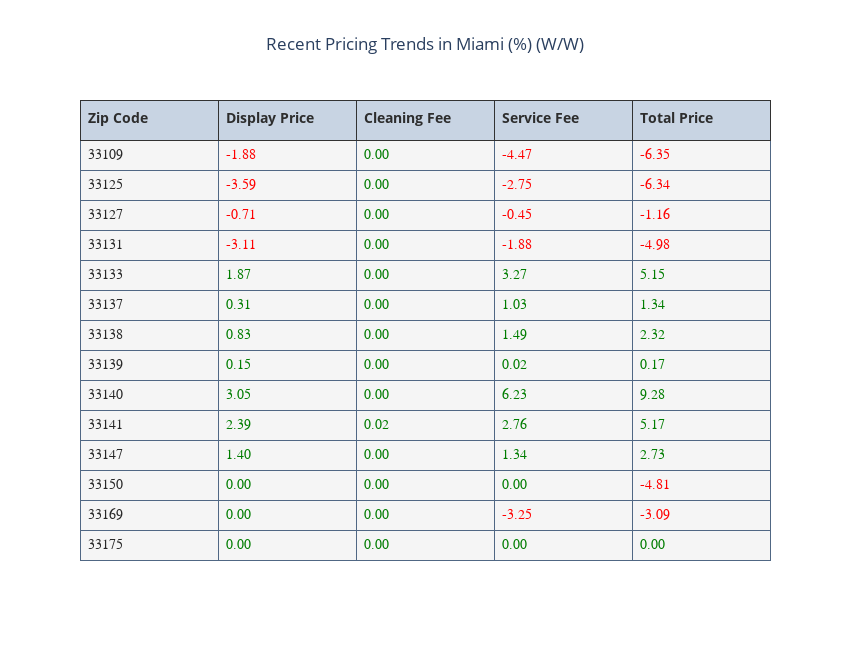

Notebook cell for this chart:
### Code cell
florida_price_trends = price_trend_wloc[price_trend_wloc['State'] == 'FL']
florida_price_trends_zip = florida_price_trends.groupby('zipcode').mean(['cleaning_fee_delta_pct','service_fee_delta_pct','total_price_delta_pct']).reset_index()
florida_price_trends_city = florida_price_trends.groupby('City').mean(['cleaning_fee_delta_pct','service_fee_delta_pct','total_price_delta_pct']).reset_index()
"""
florida_price_trends_fig = go.Figure()
florida_price_trends_fig.add_trace(go.Scatter(x=price_data_date['check_in'], y=price_data_date['cleaning_fee'],
                    mode='lines',
                    name='Cleaning Fee'))
florida_price_trends_fig.add_trace(go.Scatter(x=price_data_date['check_in'], y=price_data_date['service_fee'],
                    mode='lines',
                    name='Service Fee'))
florida_price_trends_fig.add_trace(go.Scatter(x=price_data_date['check_in'], y=price_data_date['total_price'],
                    mode='lines', 
                    name='Total Price'))
florida_price_trends_fig.update_layout(title_text="Pricing Data by Pull Time", xaxis_title='Date', yaxis_title='Price ($)')
filename = "newsletter_features/florida_price_trends_fig_june19.png"
florida_price_trends_fig.write_image(filename, engine='kaleido', width=2000, height=500)
florida_price_trends_fig.show()
"""
import plotly.graph_objects as go

zips = florida_price_trends_zip['zipcode']
vals = [florida_price_trends_zip['display_price_delta_pct'], florida_price_trends_zip['cleaning_fee_delta_pct'], florida_price_trends_zip['service_fee_delta_pct'], florida_price_trends_zip['total_price_delta_pct']]
font_color = ['rgb(40,40,40)'] +  [['rgb(255,0,0)' if v < 0 else 'rgb(0,125,0)' for v in vals[k]] for k in range(4)]

table_trace = go.Table(
                 columnwidth= [50]+[50]+[50]+[50]+[50],
                 columnorder=[0, 1, 2, 3, 4],
                 header = dict(height = 40,
                               values = [['<b>Zip Code</b>'], ['<b>Display Price</b>'], ['<b>Cleaning Fee</b>'], ['<b>Service Fee</b>'],['<b>Total Price</b>']],
                               line = dict(color='rgb(50,50,50)'),
                               align = ['left']*5,
                               font = dict(color=['rgb(45,45,45)']*4, size=14),
                             
                              ),
                 cells = dict(values = [zips, vals[0], vals[1], vals[2], vals[3]],
                              line = dict(color='#506784'),
                              align = ['left']*5,
                              
                              font = dict(family="Arial", size=14, color=font_color),
                              format = [None, ",.2f"],  #add % sign here
                              height = 30,
                              fill = dict(color='rgb(245,245,245)'))
                             )
                 

layout = go.Layout(width=850, height=650, autosize=False, 
              title_text='Recent Pricing Trends in Miami (%) (W/W)',
                   title_x=0.5, showlegend=False)
florda_price_trend_fig = go.Figure(data=[table_trace], layout=layout)
filename = "newsletter_features/florida_price_trends_table_weekly.png"
florda_price_trend_fig.write_image(filename, engine='kaleido', width=875, height=700)
florda_price_trend_fig.show()

# Look to do one price value and look and price change by day of the week

### Figure 1 — Plotly figure (JSON) as saved in the notebook; plotly's stock layout.template omitted (floating-point values rounded to 4 significant figures)
{"data": [{"cells": {"align": ["left", "left", "left", "left", "left"], "fill": {"color": "rgb(245,245,245)"}, "font": {"color": ["rgb(40,40,40)", ["rgb(255,0,0)", "rgb(255,0,0)", "rgb(255,0,0)", "rgb(255,0,0)", "rgb(0,125,0)", "rgb(0,125,0)", "rgb(0,125,0)", "rgb(0,125,0)", "rgb(0,125,0)", "rgb(0,125,0)", "rgb(0,125,0)", "rgb(0,125,0)", "rgb(0,125,0)", "rgb(0,125,0)"], ["rgb(0,125,0)", "rgb(0,125,0)", "rgb(0,125,0)", "rgb(0,125,0)", "rgb(0,125,0)", "rgb(0,125,0)", "rgb(0,125,0)", "rgb(0,125,0)", "rgb(0,125,0)", "rgb(0,125,0)", "rgb(0,125,0)", "rgb(0,125,0)", "rgb(0,125,0)", "rgb(0,125,0)"], ["rgb(255,0,0)", "rgb(255,0,0)", "rgb(255,0,0)", "rgb(255,0,0)", "rgb(0,125,0)", "rgb(0,125,0)", "rgb(0,125,0)", "rgb(0,125,0)", "rgb(0,125,0)", "rgb(0,125,0)", "rgb(0,125,0)", "rgb(0,125,0)", "rgb(255,0,0)", "rgb(0,125,0)"], ["rgb(255,0,0)", "rgb(255,0,0)", "rgb(255,0,0)", "rgb(255,0,0)", "rgb(0,125,0)", "rgb(0,125,0)", "rgb(0,125,0)", "rgb(0,125,0)", "rgb(0,125,0)", "rgb(0,125,0)", "rgb(0,125,0)", "rgb(255,0,0)", "rgb(255,0,0)", "rgb(0,125,0)"]], "family": "Arial", "size": 14}, "format": [null, ",.2f"], "height": 30, "line": {"color": "#506784"}, "values": [[33109, 33125, 33127, 33131, 33133, 33137, 33138, 33139, 33140, 33141, 33147, 33150, 33169, 33175], [-1.884, -3.592, -0.711, -3.105, 1.874, 0.3105, 0.8318, 0.1514, 3.053, 2.391, 1.398, null, null, 0], [0, 0, 0, 0, 0, 0, 0, 0, 0, 0.02332, 0, 0, null, 0], [-4.467, -2.749, -0.4526, -1.879, 3.274, 1.027, 1.491, 0.01614, 6.226, 2.76, 1.337, null, -3.254, 0], [-6.351, -6.342, -1.164, -4.984, 5.148, 1.337, 2.323, 0.1688, 9.279, 5.174, 2.735, -4.812, -3.088, 0]]}, "columnorder": [0, 1, 2, 3, 4], "columnwidth": [50, 50, 50, 50, 50], "header": {"align": ["left", "left", "left", "left", "left"], "font": {"color": ["rgb(45,45,45)", "rgb(45,45,45)", "rgb(45,45,45)", "rgb(45,45,45)"], "size": 14}, "height": 40, "line": {"color": "rgb(50,50,50)"}, "values": [["<b>Zip Code</b>"], ["<b>Display Price</b>"], ["<b>Cleaning Fee</b>"], ["<b>Service Fee</b>"], ["<b>Total Price</b>"]]}, "type": "table"}], "layout": {"autosize": false, "height": 650, "showlegend": false, "title": {"text": "Recent Pricing Trends in Miami (%) (W/W)", "x": 0.5}, "width": 850}}
